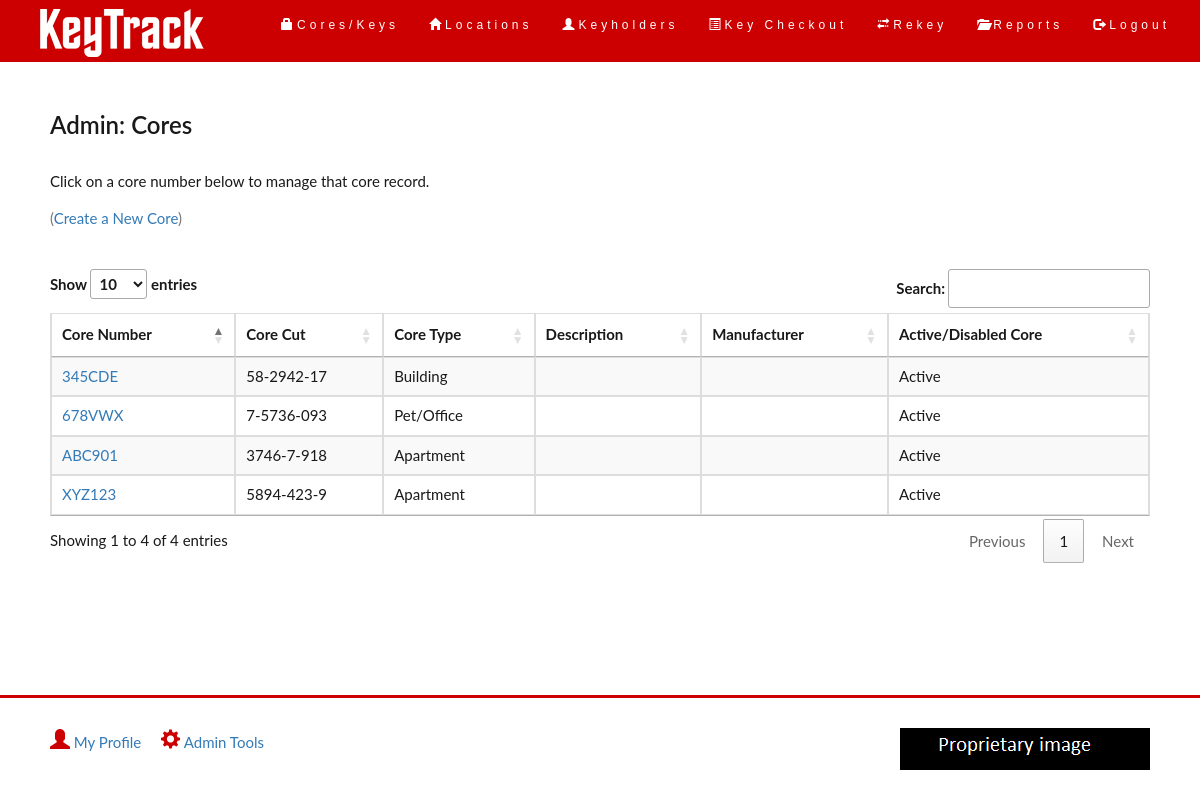
The app's page /admin_retrievecores.php (signed in) with its own data.
### tables this page shows
create table core (
	core_id int unsigned not null auto_increment primary key,
	core_num varchar(16) not null unique,
	core_cut varchar(32),
	core_desc varchar(128),
	core_manf varchar(32),
	core_insertdt datetime default CURRENT_TIMESTAMP,
	core_notes text,
	core_diagram tinytext,
	core_is_act tinyint default 1,
	core_type varchar(32) not null
)
ENGINE InnoDB;

### common/functions.php (called while the page is built, shortened)
<?php
	function selectAllCore($conn){
		$cores = array();
		$query = "SELECT * FROM core";
		$result = mysqli_query($conn, $query);
		$rows = $result->num_rows;
		for($j=0; $j<$rows; $j++){
			while($row = $result->fetch_array(MYSQLI_ASSOC)){
				array_push($cores, $row);
			}
		}
		return $cores;
	}
?>

### admin_retrievecores.php (the view, shortened to what this page needs)
<?php
require_once "./common/login.php";
require_once "./common/functions.php";
$conn = new mysqli($hn, $un, $pw, $db);
$cores = selectAllCore($conn);
require_once "./common/header.php";
?>
<div class="container-fluid">
	<div class="row">
		<div class="col-sm-12">
			<h2>Admin: Cores</h2>
			<p>Click on a core number below to manage that core record.</p>
		</div>
	</div>
	<p class="text-left text-muted">(<a href="admin_addcore.php">Create a New Core</a>)</p><br>
	<div class="row">
		<div class="col-sm-12">
		<table id="coretable" class="table table-striped table-bordered">
			<thead>
				<tr>
					<th scope="col">Core Number</th>
					<th scope="col">Core Cut</th>
					<th scope="col">Core Type</th>
					<th scope="col">Description</th>
					<th scope="col">Manufacturer</th>
					<th scope="col">Active/Disabled Core</th>
				</tr>
			</thead>
			<tbody>
		<?php foreach($cores as $row){ ?>
				<tr>
					<td>
						<a href="admin_viewcore.php?id=<?php echo $row['core_id']; ?>"><?php echo $row['core_num']; ?></a>
					</td>
					<td>
						<?php echo $row['core_cut']; ?>
					</td>
					<td>
						<?php echo $row['core_type']; ?>
					</td>
					<td>
					</td>
					<td>
					</td>
					<td>
						<?php if($row['core_is_act'] == 1){
							echo "Active";
						}else{
							echo "Disabled";
						}
						?>
					</td>
				</tr>
		<?php } ?>
			</tbody>
		</table>
		</div>
	</div>
</div>
<?php
	require_once "./common/footer.php";
?>

### css/styles.css (style rules this page uses)
body { font: 400 15px Lato, sans-serif; line-height: 1.8; color: #191919; }
h2 { font-size: 24px; color: #191919; font-weight: 600; margin-bottom: 30px; }
.container-fluid { padding: 30px 50px; }
html, body { height: 100%; margin: 0; }

### records on screen
core: core_num "ABC901", core_cut "3746-7-918", core_type "Apartment", core_is_act "Active"
core: core_num "XYZ123", core_cut "5894-423-9", core_type "Apartment", core_is_act "Active"
core: core_num "678VWX", core_cut "7-5736-093", core_type "Pet/Office", core_is_act "Active"
core: core_num "345CDE", core_cut "58-2942-17", core_type "Building", core_is_act "Active"
